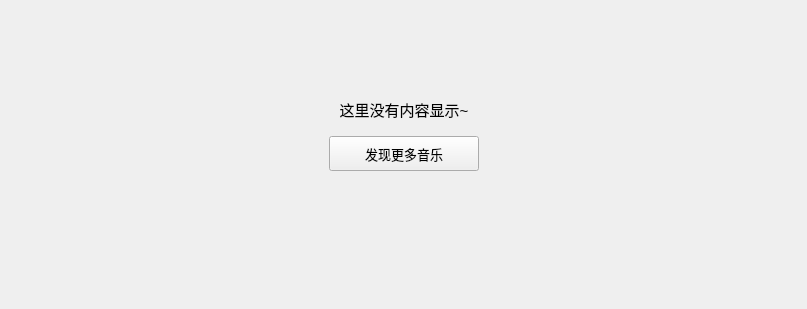
<?xml version="1.0" encoding="UTF-8"?>
<ui version="4.0">
 <class>DeviceWidget</class>
 <widget class="QWidget" name="DeviceWidget">
  <property name="geometry">
   <rect>
    <x>0</x>
    <y>0</y>
    <width>807</width>
    <height>309</height>
   </rect>
  </property>
  <property name="windowTitle">
   <string>DeviceWidget</string>
  </property>
  <layout class="QVBoxLayout" name="verticalLayout">
   <item>
    <widget class="QWidget" name="table_widget" native="true">
     <layout class="QVBoxLayout" name="verticalLayout_2" stretch="2,1,3">
      <item>
       <spacer name="verticalSpacer_2">
        <property name="orientation">
         <enum>Qt::Vertical</enum>
        </property>
        <property name="sizeHint" stdset="0">
         <size>
          <width>20</width>
          <height>40</height>
         </size>
        </property>
       </spacer>
      </item>
      <item>
       <layout class="QGridLayout" name="gridLayout">
        <property name="verticalSpacing">
         <number>15</number>
        </property>
        <item row="0" column="0">
         <spacer name="horizontalSpacer_8">
          <property name="orientation">
           <enum>Qt::Horizontal</enum>
          </property>
          <property name="sizeHint" stdset="0">
           <size>
            <width>40</width>
            <height>20</height>
           </size>
          </property>
         </spacer>
        </item>
        <item row="0" column="1">
         <widget class="QLabel" name="prompt_label">
          <property name="font">
           <font>
            <pointsize>11</pointsize>
           </font>
          </property>
          <property name="text">
           <string>这里没有内容显示~</string>
          </property>
          <property name="scaledContents">
           <bool>false</bool>
          </property>
          <property name="alignment">
           <set>Qt::AlignBottom|Qt::AlignHCenter</set>
          </property>
         </widget>
        </item>
        <item row="0" column="2">
         <spacer name="horizontalSpacer_9">
          <property name="orientation">
           <enum>Qt::Horizontal</enum>
          </property>
          <property name="sizeHint" stdset="0">
           <size>
            <width>40</width>
            <height>20</height>
           </size>
          </property>
         </spacer>
        </item>
        <item row="1" column="0">
         <spacer name="horizontalSpacer_11">
          <property name="orientation">
           <enum>Qt::Horizontal</enum>
          </property>
          <property name="sizeHint" stdset="0">
           <size>
            <width>40</width>
            <height>20</height>
           </size>
          </property>
         </spacer>
        </item>
        <item row="1" column="1">
         <widget class="QPushButton" name="search_pushButton">
          <property name="minimumSize">
           <size>
            <width>150</width>
            <height>35</height>
           </size>
          </property>
          <property name="maximumSize">
           <size>
            <width>150</width>
            <height>35</height>
           </size>
          </property>
          <property name="font">
           <font>
            <pointsize>10</pointsize>
           </font>
          </property>
          <property name="cursor">
           <cursorShape>PointingHandCursor</cursorShape>
          </property>
          <property name="text">
           <string>发现更多音乐</string>
          </property>
         </widget>
        </item>
        <item row="1" column="2">
         <spacer name="horizontalSpacer_10">
          <property name="orientation">
           <enum>Qt::Horizontal</enum>
          </property>
          <property name="sizeHint" stdset="0">
           <size>
            <width>40</width>
            <height>20</height>
           </size>
          </property>
         </spacer>
        </item>
       </layout>
      </item>
      <item>
       <spacer name="verticalSpacer">
        <property name="orientation">
         <enum>Qt::Vertical</enum>
        </property>
        <property name="sizeHint" stdset="0">
         <size>
          <width>20</width>
          <height>40</height>
         </size>
        </property>
       </spacer>
      </item>
     </layout>
    </widget>
   </item>
  </layout>
 </widget>
 <resources/>
 <connections/>
</ui>
